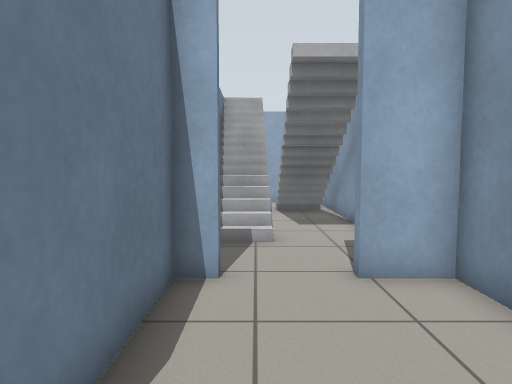
View 1 (above)

24 first-person views from a walk through a world built for the Gazebo simulator. The camera is 0.94 m above the floor, tilts 4° down and sees 75° across. The floor is counted in squares, 0.5 m on a side. Each view is taken from the middle of a square. On the plan, view 1 faces up. The plan holds only what a view shows up to about 17 squares ahead; the rest is blank. The place goes on beyond the plan.

View 2
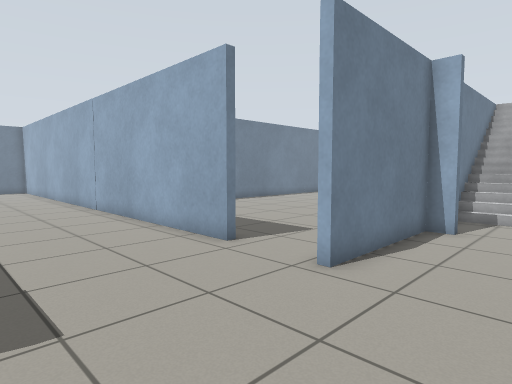

View 3
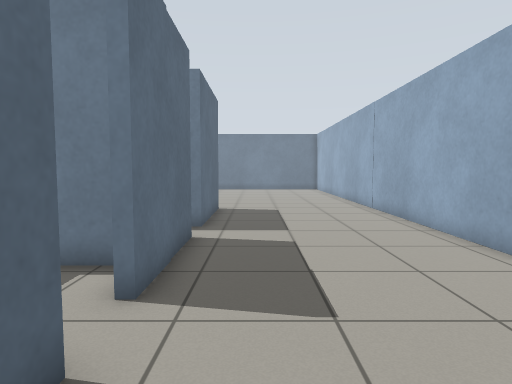

View 4
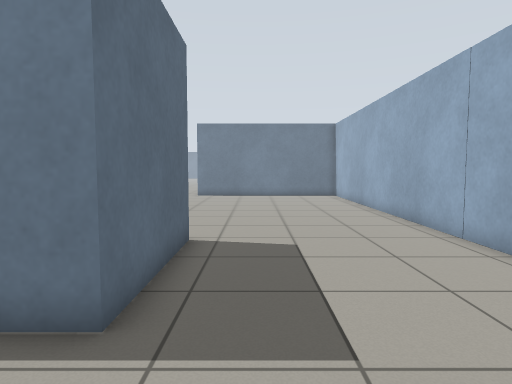

View 5
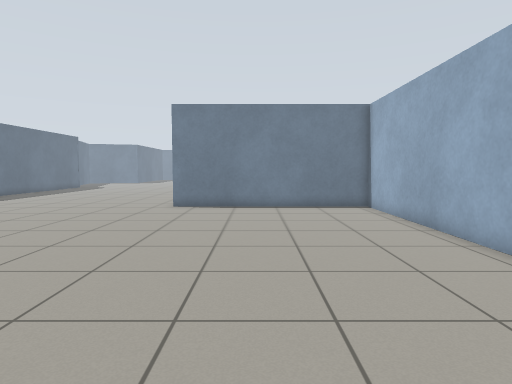

View 6
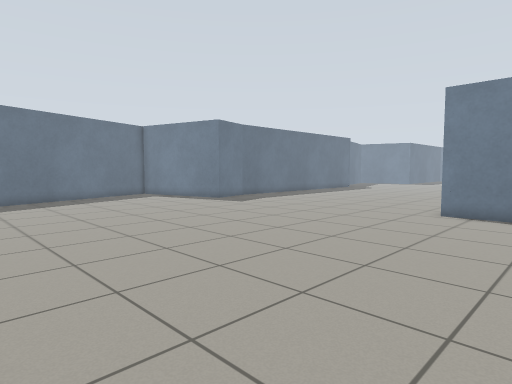

View 7
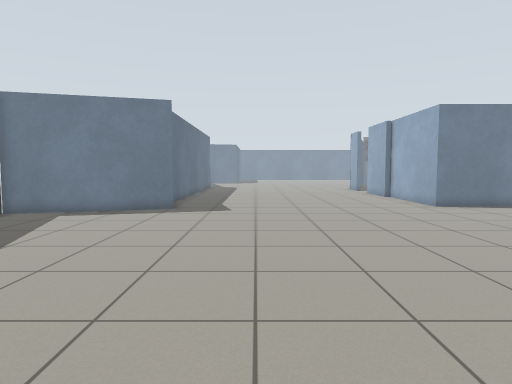

View 8
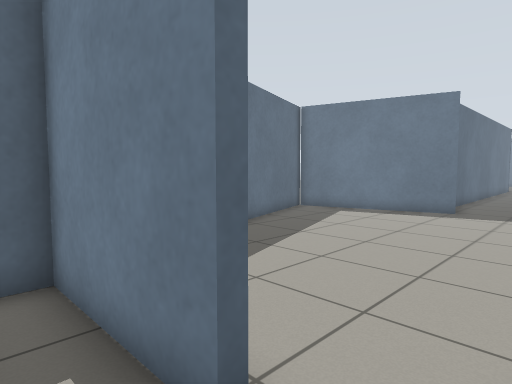

View 9
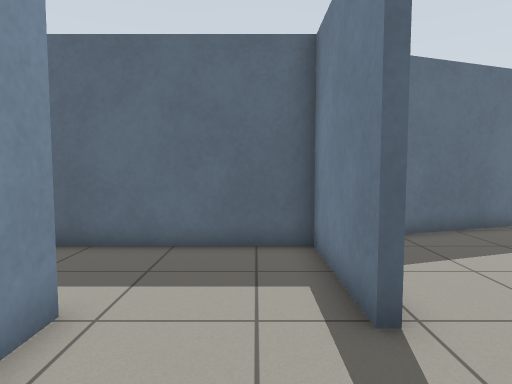

View 10
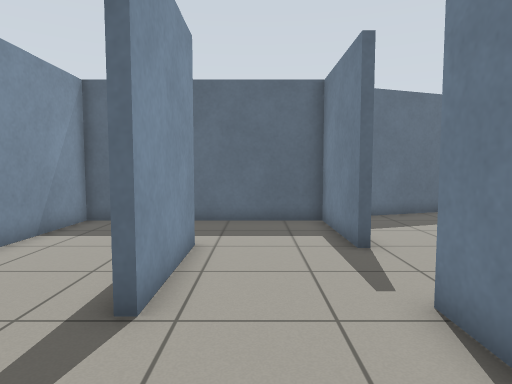

View 11
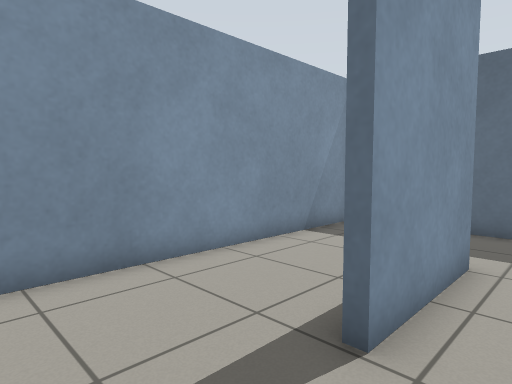

View 12
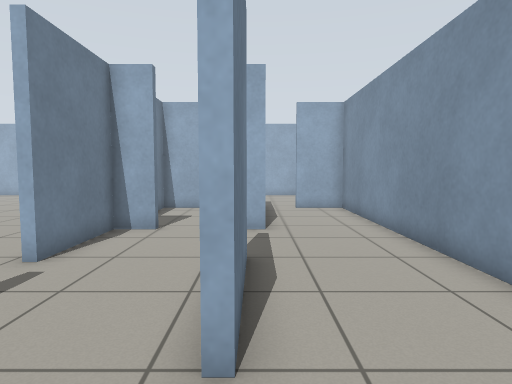

View 13
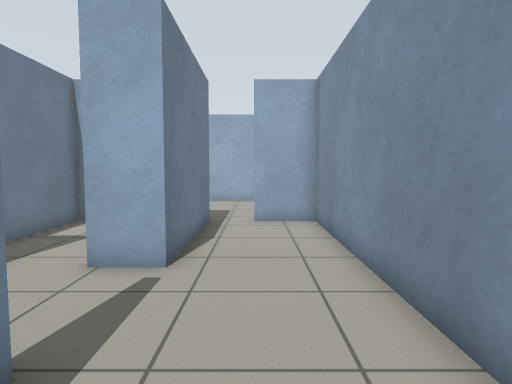

View 14
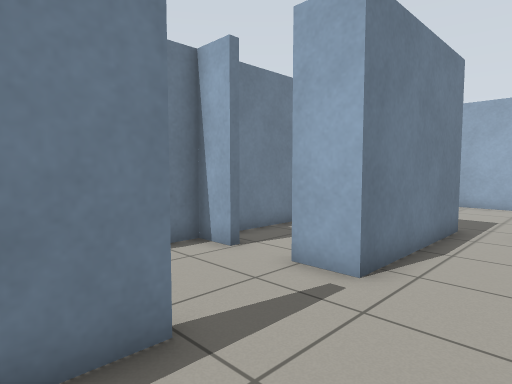

View 15
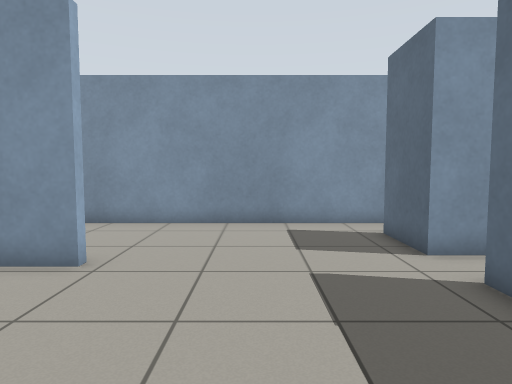

View 16
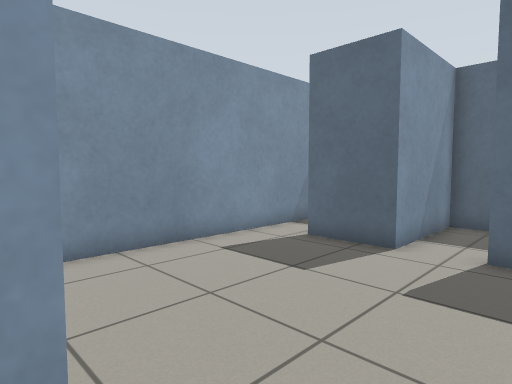

View 17
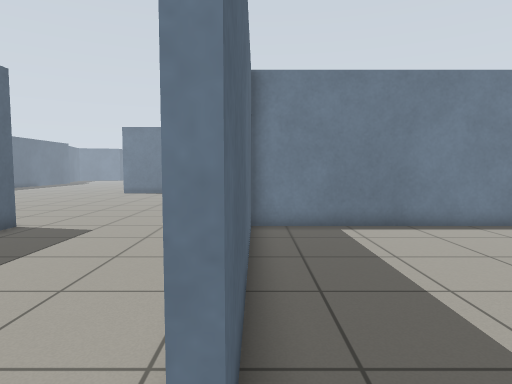

View 18
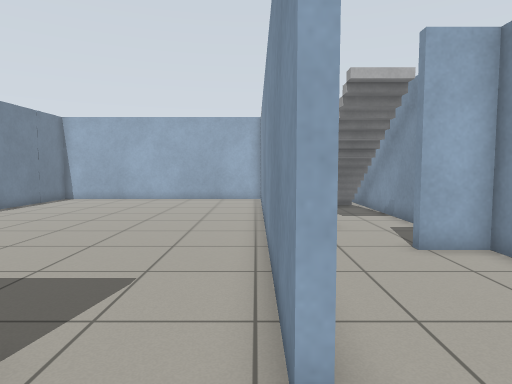

View 19
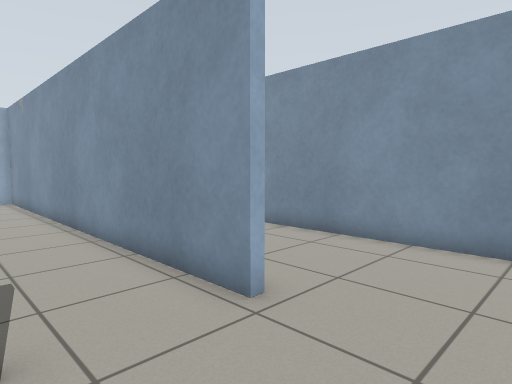

View 20
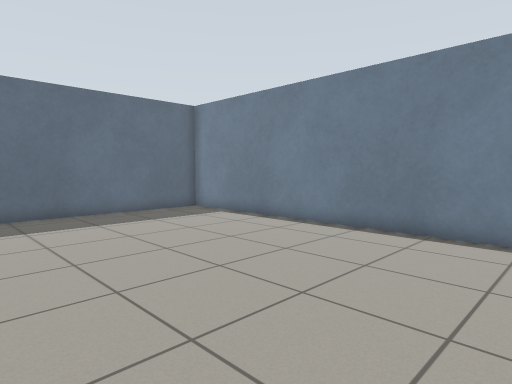

View 21
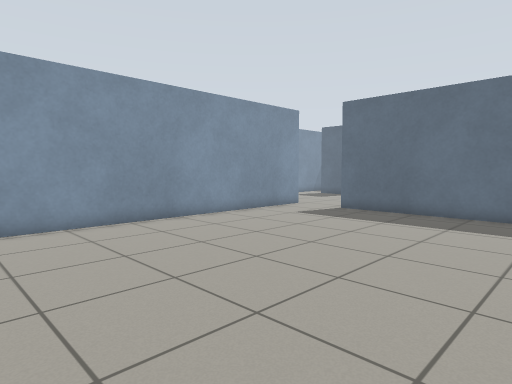

View 22
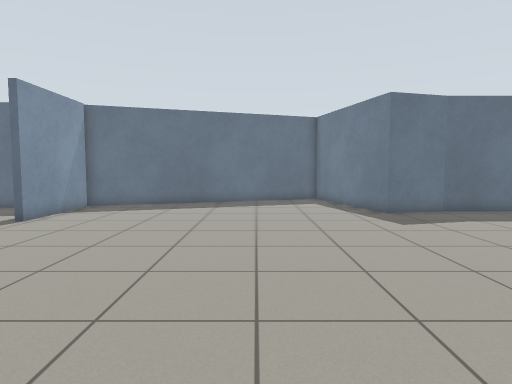

View 23
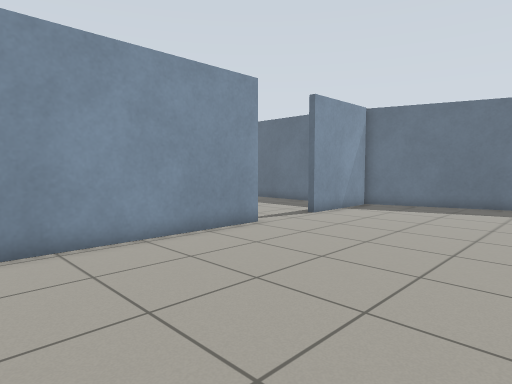

View 24
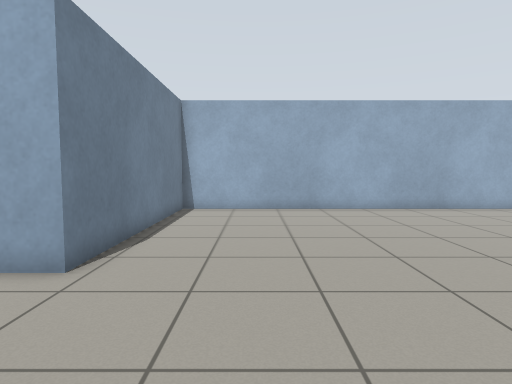

### Floor plan
Points are (right, up) in squares from view 1. A wall is a line through its corners. A room is listed if a view was taken in it or the views show most of it. See-through windows are left out.
Room 1 (views 1, 2, 3, 4, 5, 6, 15, 18, 19, 22, 23, 24)
walls: (-13.7, -6.7) (-8.7, -6.7); (-13.7, -16.4) (-13.7, -9); (-7.1, -6.7) (-2.7, -6.7) (-2.7, -7.1); (-4.4, -7.8) (-4.4, -8.9); (-2, -10.9) (-0.9, -10.9) (-0.9, -6.7) (1.6, -6.7); (-4.5, 0.5) (-28.4, 0.5) (-28.4, -9.1) (-29.5, -9.1); (-29.6, -22.4) (-27.5, -21.9) (-25.7, -28.6) (-13.7, -24.6) (-13.7, -19.7); (3.4, -6.5) (3.4, 5.6) (1.8, 5.6); (-1.4, 5.6) (-1.4, 0.4)
ways out: opening at (-13.5, -18) to room 2; opening at (-8, -7) to room 2; opening at (-3.5, 1) to room 3; opening at (0.5, 6); opening at (2, -7)
Room 2 (views 7, 8, 9, 10, 11, 12, 13, 14)
walls: (-9.2, -16) (-9.2, -20.1); (-9.5, -20.2) (-9.5, -16); (-12.1, -12.4) (-12.1, -12.8) (-13.4, -12.8) (-13.4, -16.5); (-13.4, -19.7) (-13.4, -24) (-4.9, -24) (-4.9, -7.1) (-7.1, -7.1); (-8.7, -6.7) (-8.7, -12.8) (-10.3, -12.8)
ways out: opening at (-13.5, -18) to room 1; opening at (-8, -7) to room 1; opening at (-11, -12.5)
Room 3 (views 16, 17, 20, 21)
walls: (-1.7, 13.4) (-1.7, 13.9); (-13.8, 15.3) (-13.8, 0.8) (-4.5, 0.8); (-1.7, 0.4) (-1.7, 9.6)
ways out: opening at (-3.5, 1) to room 1
objects: stairs (-2, 10) to (-2, 13)

Where each view was taken, in squares from view 1:
view 1: 0 up, 0 right, facing up
view 2: 5 down, 2 right, facing up-left
view 3: 5 down, 2 right, facing left
view 4: 5 down, 5 left, facing left
view 5: 5 down, 12 left, facing left
view 6: 5 down, 14 left, facing down-left
view 7: 18 down, 12 left, facing left
view 8: 18 down, 12 left, facing down-left
view 9: 16 down, 12 left, facing down
view 10: 12 down, 11 left, facing down
view 11: 13 down, 11 left, facing down-right
view 12: 23 down, 9 left, facing up
view 13: 19 down, 7 left, facing up
view 14: 18 down, 6 left, facing up-left
view 15: 3 down, 8 left, facing right
view 16: 1 up, 4 left, facing down-right
view 17: 1 up, 3 left, facing left
view 18: 2 down, 2 left, facing up
view 19: 3 down, 5 left, facing up-right
view 20: 15 up, 4 left, facing down-left
view 21: 15 up, 13 left, facing down-right
view 22: 8 down, 22 left, facing down
view 23: 8 down, 22 left, facing down-right
view 24: 15 down, 25 left, facing up
